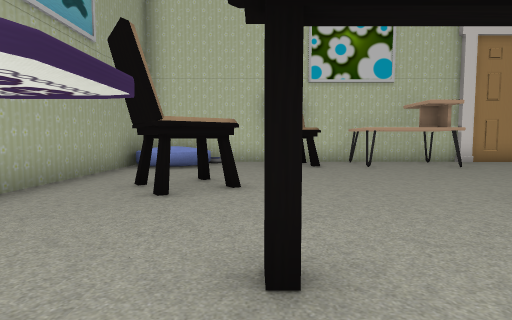
[1] (above)

18 first-person views from a walk through a scene from a Unity 3-D project. The camera is 1.4 m above the floor, tilts 4° down and sees 80° across. The floor is counted in squares, 2 m on a side. Each view is taken from the middle of a square. On the plan, view 1 faces up. The plan holds only what a view shows up to about 10 squares ahead; the rest is blank. The player character is not drawn. Some animated figures are left out. Some surface patterns are stand-ins.

[2]
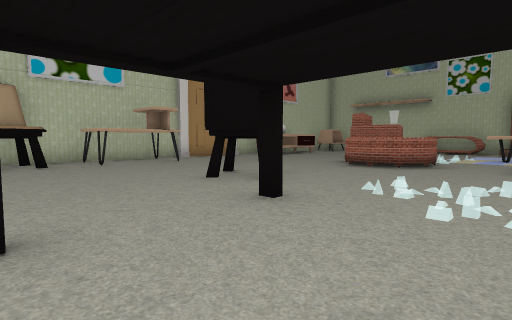

[3]
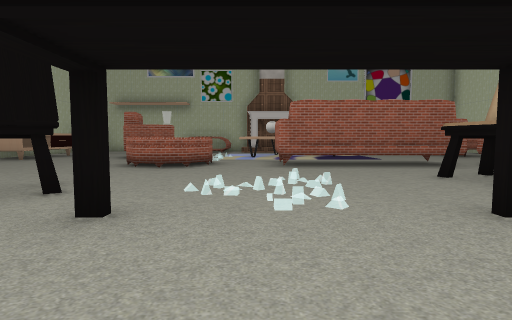

[4]
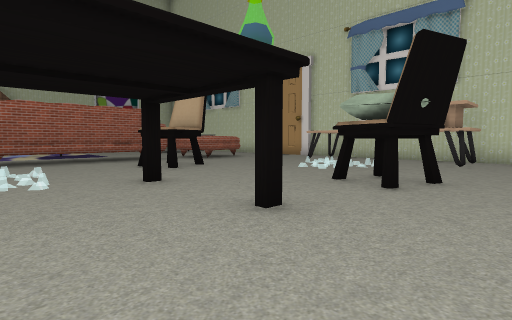

[5]
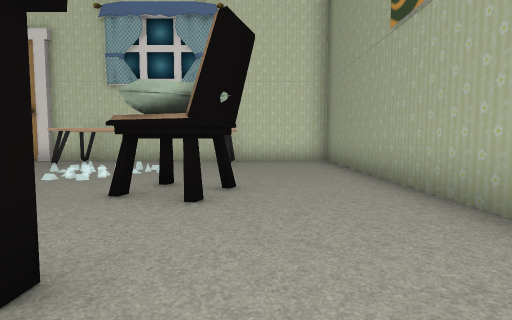

[6]
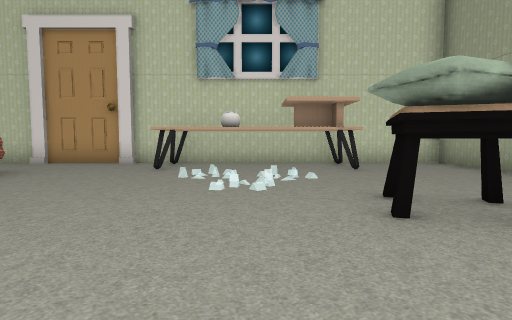

[7]
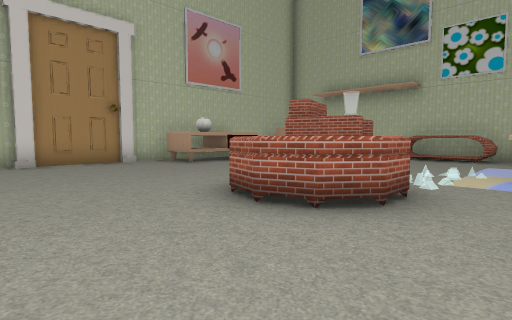

[8]
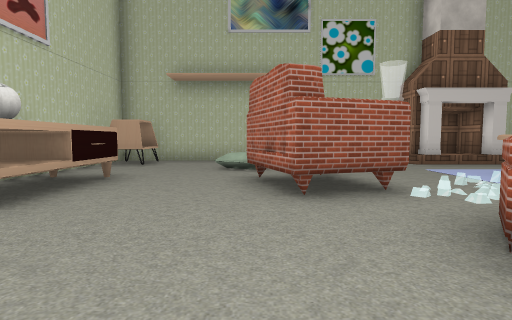

[9]
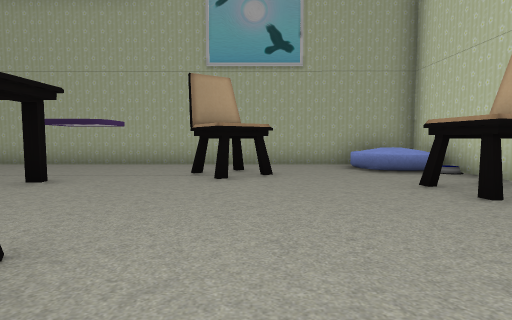

[10]
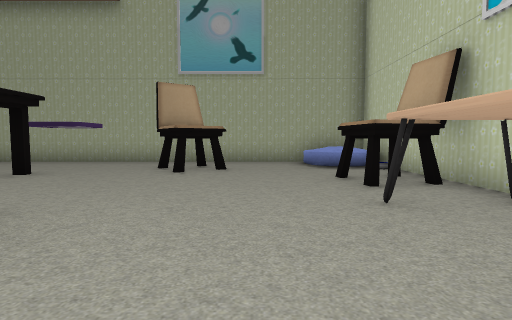

[11]
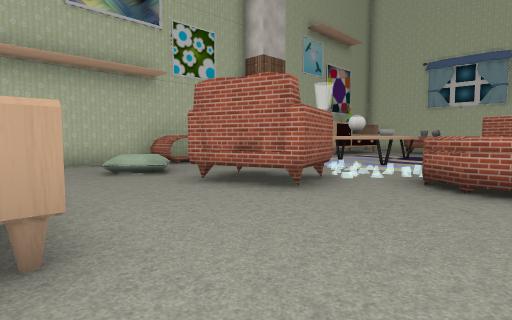

[12]
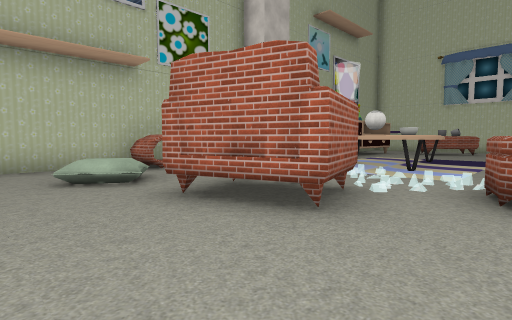

[13]
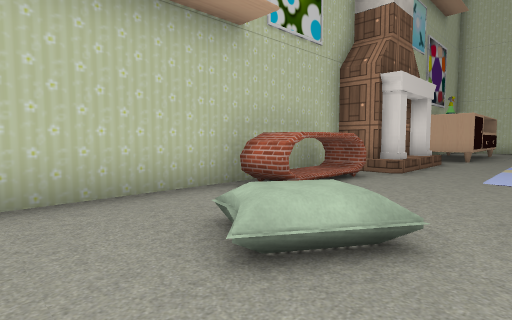

[14]
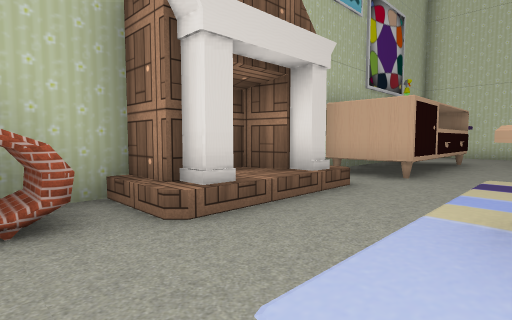

[15]
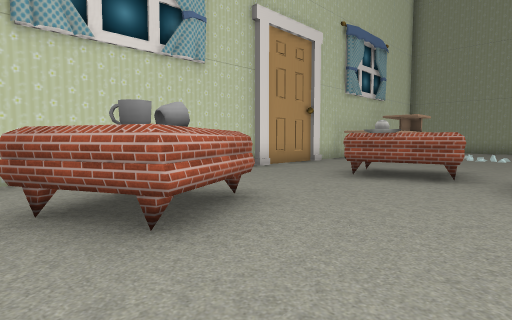

[16]
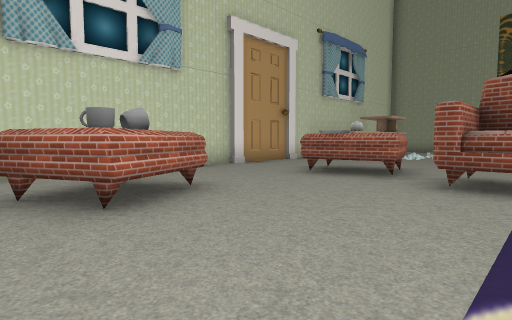

[17]
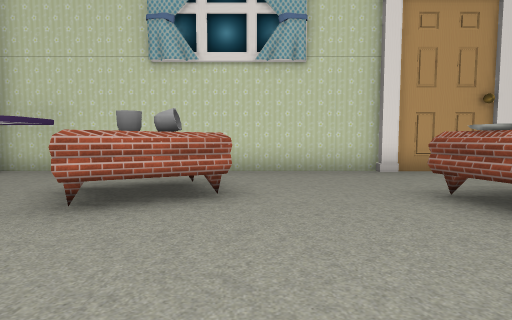

[18]
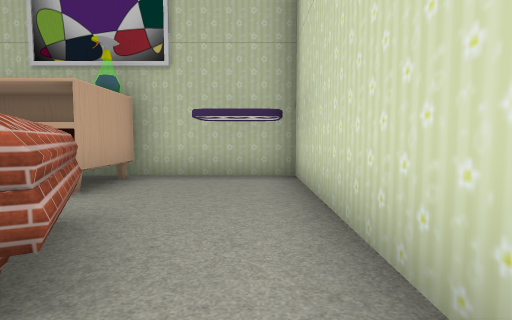

### Floor plan
Key: @ floor where view 1 was taken; # wall or solid block; . main floor; : floor 0.5 m higher than the main floor; / step, stairs or slope; ^ raised ledge; B bed; T table; C chair; W bowl; U cup; O other object.
Columns run from 4 left of view 1 to 17 right of it. Each row starts with its distance up from view 1.
 10    #########
  9  #B#.....T..O### ..###
  8  BB..C........TTT..TT#
  7 #......#. ...........#
  6 #................./..#
  5 #..C............O.//.#
  4 #..C....C......OOO..O#
  3 #.......C...OO.O....O#
  2 #...........OOO.....O#
  1 #...#..#.............#
  0 #...@..........^^^..##
 -1 #...........##.^ ^..:#
 -2 #...#..#....# ..W^..##
 -3 #...........# ..^....
 -4 #........CC.##.....###
 -5 #...C.......##.....#
 -6 #...........O......#
 -7 #..........OO....O.###
 -8 #..........OOO..UU...#
 -9 #...#...#.......OO...#
-10 #...#   #............#
-11 ###### ####O##########

Positions as (right, up) in squares from view 1, and headings:
1: (0, 0), facing up
2: (0, -1), facing up-right
3: (0, 0), facing right
4: (-2, 0), facing down-right
5: (-1, -1), facing down
6: (2, -2), facing down
7: (5, 0), facing up-right
8: (7, 5), facing right
9: (5, 5), facing left
10: (6, 6), facing left
11: (8, 8), facing down-right
12: (9, 7), facing down-right
13: (13, 7), facing down-right
14: (13, 2), facing down-right
15: (14, -5), facing down-left
16: (14, -4), facing down-left
17: (11, -4), facing down
18: (11, -10), facing right
